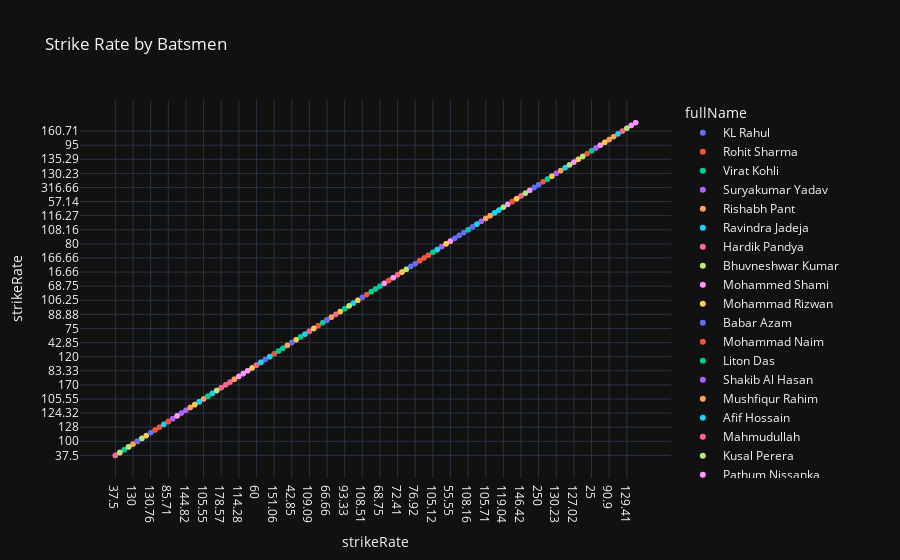

Here is the notebook cell this chart was saved with:
### Markdown cell above
##### The code generates a pie chart to depict the percentage distribution of runs scored by the top 6 batsmen in the DataFrame. It calculates the run counts, extracts relevant data, and creates a labeled pie chart with a title, highlighting each batsman's contribution to the total runs.

### Code cell
fig = px.scatter_matrix(df, dimensions=["strikeRate"], color="fullName",
                        title=" Strike Rate by Batsmen",
                        labels={"strikeRate", "fullName"},
                        template='plotly_dark')

fig.show()
